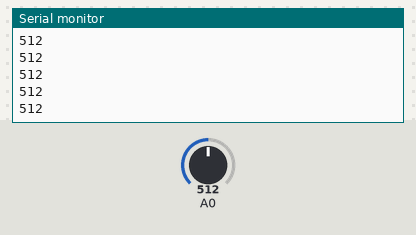
Simulated run of this sketch. Board: Arduino Uno, built with avr-gcc and run on an emulated ATmega328P. Shown: the last lines printed to the serial monitor. Inputs (shaded band) come from the test bench; at power-on: A0 = 512.

Above: at 1.2 s.
1.3 s: A0 set to 716
At 1.56 s:
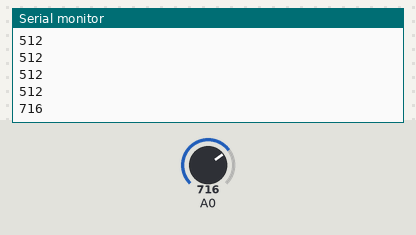
2.8 s: A0 set to 900
At 2.96 s:
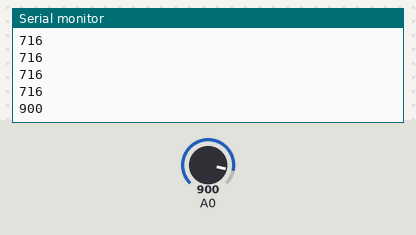
Timing chart, 0 to 5.8 s (numbered marks = the images above; inputs shaded):
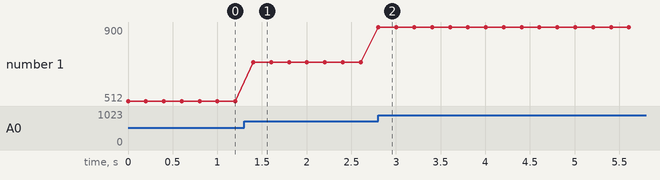

The sketch:

engine.ino
```cpp
void setup() {
  // put your setup code here, to run once:
  Serial.begin(9600);
}

void loop() {
  // put your main code here, to run repeatedly:
  int frequency = analogRead(0);

  Serial.println(frequency);

  delay(200);
}
```

Measured:
- after the input at 1.3 s, the serial monitor: prints a new line after 0.10 s (image 1)
- after the input at 2.8 s, the serial monitor: prints a new line at once (image 2)
- plotted number 1: 512 → 716 after the input at 1.3 s, 716 → 900 after the input at 2.8 s
